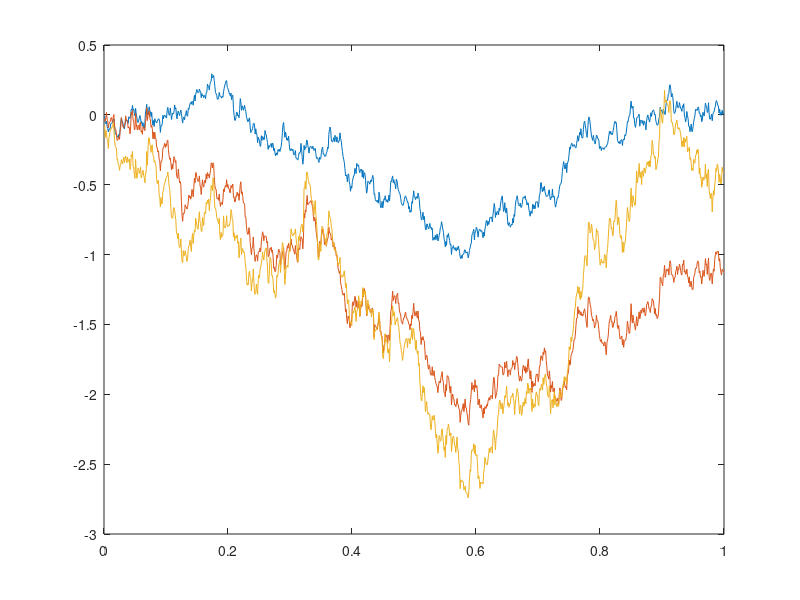

The MATLAB source for this figure: (Note: this script raises an error after producing the figure.)
%http://en.wikipedia.org/wiki/Normal_distribution#Standard_normal_distribution
%http://www2.isye.gatech.edu/~adieker3/fbm/thesisold.pdf
%parameters
n = 1000;
m = 3;
T = 1;
t = T/n:T/(n + 1):T;
H = 0.5;
%variance-covariance matrix
gamma = zeros(n,n);
for j=1:n
    for k = 1:n
        gamma(j,k) = (t(k)^(2 * H) + t(j) ^ (2 * H) - abs(t(j) - t(k)) ^ (2 * H)) / 2;
    end
end
%cholesky decomposition
%L - standard deviation matrix
L = chol(gamma, 'lower');
%n values of standard Gaussian distribution
P = normrnd(0,1,n,m);
%quite randomly, from the second link
L1 = L * P;
X = cumsum ( L1(1:n,1:m), 2 );
plot(t,X);
brownian_motion_display(m,n,X');